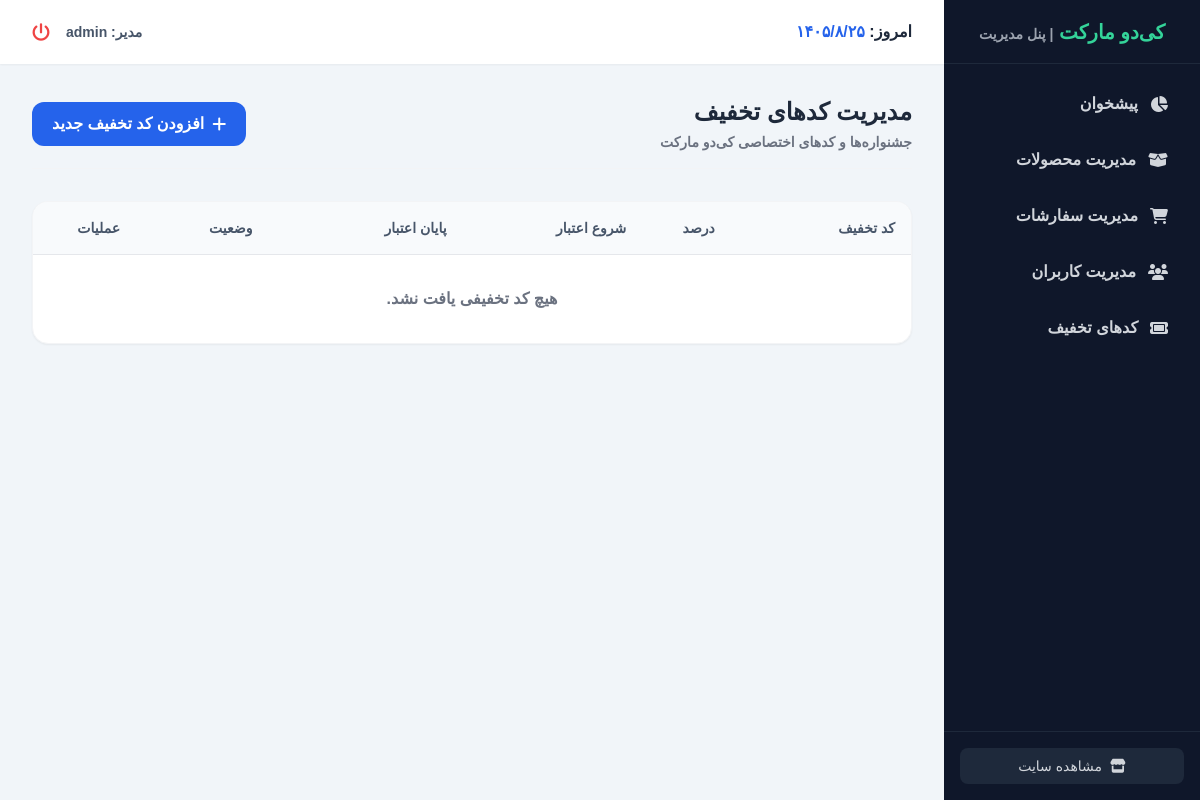
The page /dashboard/coupons/ (signed in) on the database as committed earlier.
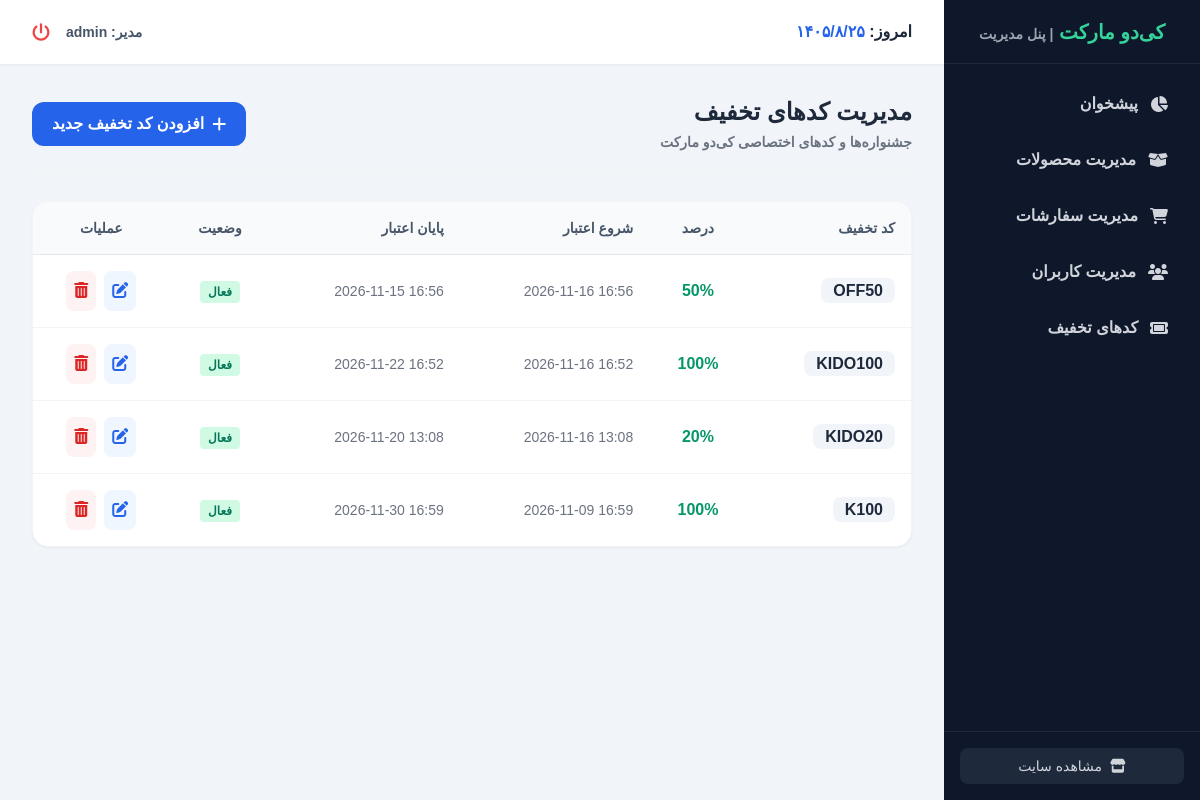
The same page on the database as committed later.
### coupens/models.py (models this page shows, shortened)
class Coupon(models.Model):
    code = models.CharField(max_length=50, unique=True, verbose_name="کد تخفیف")
    valid_from = models.DateTimeField(verbose_name="معتبر از تاریخ")
    valid_to = models.DateTimeField(verbose_name="معتبر تا تاریخ")
    discount = models.IntegerField(
        validators=[MinValueValidator(0), MaxValueValidator(100)],
        verbose_name="درصد تخفیف"
    )
    active = models.BooleanField(default=True, verbose_name="وضعیت فعالیت")
    class Meta:
        verbose_name = "کد تخفیف"
        verbose_name_plural = "کدهای تخفیف"

### dashboard/views.py (the view)
# urls.py: path('coupons/', views.dashboard_coupon_list, name='dashboard_coupon_list'),
@staff_member_required
def dashboard_coupon_list(request):
    coupons = Coupon.objects.all().order_by('-valid_from')
    return render(request, 'dashboard/coupon_list.html', {'coupons': coupons})

### cart/context_processors.py (called while the page is built)
def cart(request):
    return {'cart': Cart(request)}

### dashboard/templates/dashboard/coupon_list.html
{% extends "dashboard/dashboard_base.html" %}
{% block dashboard_content %}
<div class="flex flex-col md:flex-row justify-between md:items-center mb-8 gap-4 border-b border-gray-100 pb-4">
    <div>
        <h2 class="text-2xl font-bold text-slate-800">مدیریت کدهای تخفیف</h2>
        <p class="text-gray-500 mt-1 text-sm font-bold">جشنواره‌ها و کدهای اختصاصی کی‌دو مارکت</p>
    </div>
    <a href="{% url 'dashboard_coupon_create' %}" class="bg-blue-600 hover:bg-blue-700 text-white font-bold py-2.5 px-5 rounded-xl transition flex items-center gap-2">
        <i class="fa-solid fa-plus"></i> افزودن کد تخفیف جدید
    </a>
</div>
<div class="bg-white rounded-2xl border border-gray-100 shadow-sm overflow-hidden">
    <div class="overflow-x-auto">
        <table class="w-full text-right whitespace-nowrap">
            <thead class="bg-slate-50 text-slate-600 border-b border-gray-200">
                <tr>
                    <th class="p-4 font-bold text-sm">کد تخفیف</th>
                    <th class="p-4 font-bold text-sm text-center">درصد</th>
                    <th class="p-4 font-bold text-sm">شروع اعتبار</th>
                    <th class="p-4 font-bold text-sm">پایان اعتبار</th>
                    <th class="p-4 font-bold text-sm text-center">وضعیت</th>
                    <th class="p-4 font-bold text-sm text-center">عملیات</th>
                </tr>
            </thead>
            <tbody class="divide-y divide-gray-100">
                {% for coupon in coupons %}
                    <tr class="hover:bg-slate-50 transition duration-150">
                        <td class="p-4"><strong class="bg-slate-100 px-3 py-1 rounded-lg text-slate-800">{{ coupon.code }}</strong></td>
                        <td class="p-4 text-center font-bold text-emerald-600">{{ coupon.discount }}%</td>
                        <td class="p-4 text-gray-500 text-sm" dir="ltr">{{ coupon.valid_from|date:"Y-m-d H:i" }}</td>
                        <td class="p-4 text-gray-500 text-sm" dir="ltr">{{ coupon.valid_to|date:"Y-m-d H:i" }}</td>
                        <td class="p-4 text-center">
                            {% if coupon.active %}
                                <span class="bg-emerald-100 text-emerald-700 px-2 py-1 rounded text-xs font-bold">فعال</span>
                            {% else %}
                                <span class="bg-red-100 text-red-700 px-2 py-1 rounded text-xs font-bold">غیرفعال</span>
                            {% endif %}
                        </td>
                        <td class="p-4 flex justify-center items-center gap-2">
                            <a href="{% url 'dashboard_coupon_edit' coupon.id %}" class="bg-blue-50 text-blue-600 p-2 rounded-lg hover:bg-blue-600 hover:text-white transition">
                                <i class="fa-solid fa-pen-to-square"></i>
                            </a>
                            <a href="{% url 'dashboard_coupon_delete' coupon.id %}" class="bg-red-50 text-red-600 p-2 rounded-lg hover:bg-red-600 hover:text-white transition">
                                <i class="fa-solid fa-trash-can"></i>
                            </a>
                        </td>
                    </tr>
                {% empty %}
                    <tr>
                        <td colspan="6" class="p-8 text-center text-gray-500 font-bold">هیچ کد تخفیفی یافت نشد.</td>
                    </tr>
                {% endfor %}
            </tbody>
        </table>
    </div>
</div>
{% endblock %}

Rows that differ between the two databases and show on the page:
added Coupon: code "OFF50", discount "50", valid_from "2026-11-16 16:56", valid_to "2026-11-15 16:56", active "فعال"
added Coupon: code "KIDO100", discount "100", valid_from "2026-11-16 16:52", valid_to "2026-11-22 16:52", active "فعال"
added Coupon: code "KIDO20", discount "20", valid_from "2026-11-16 13:08", valid_to "2026-11-20 13:08", active "فعال"
added Coupon: code "K100", discount "100", valid_from "2026-11-09 16:59", valid_to "2026-11-30 16:59", active "فعال"
Other text that changed with them:
text no longer shown: "هیچ کد تخفیفی یافت نشد."
